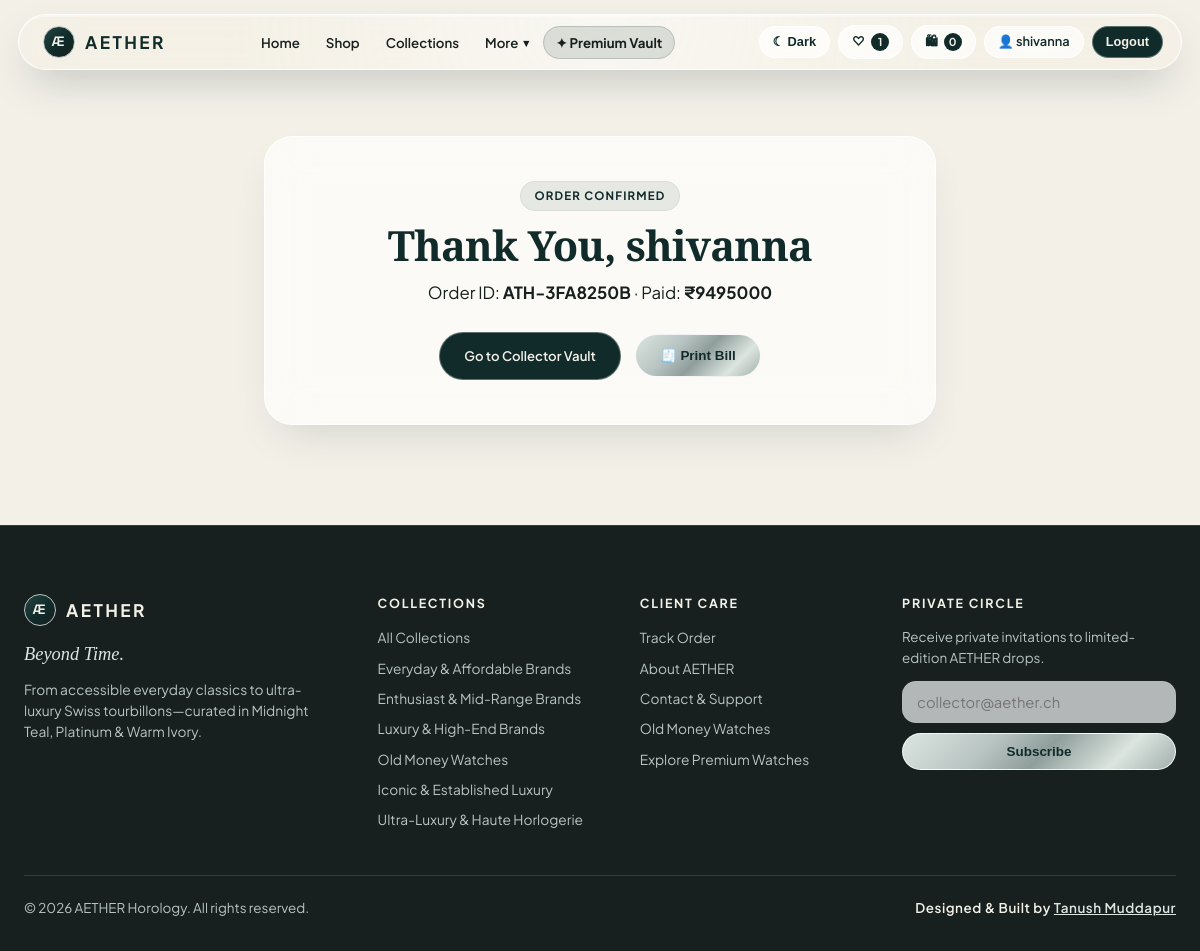
The page /orders/confirmation/ATH-3FA8250B/ (signed in) on the database its author committed.
### orders/models.py (models this page shows, shortened)
class Order(models.Model):
    STATUS_CHOICES = [
        ('Pending', 'Pending'),
        ('Confirmed', 'Confirmed'),
        ('Processing', 'Processing'),
        ('Shipped', 'Shipped'),
        ('Delivered', 'Delivered'),
        ('Cancelled', 'Cancelled'),
    ]
    PAYMENT_CHOICES = [
        ('SIMULATED_CARD', 'AETHER Vault Instant Card / UPI (Simulated)'),
        ('COD', 'Cash on Delivery (Concierge Handover)'),
    ]
    order_number = models.CharField(max_length=24, unique=True, editable=False)
    user = models.ForeignKey(User, on_delete=models.CASCADE, related_name='orders')
    full_name = models.CharField(max_length=150)
    email = models.EmailField()
    phone_number = models.CharField(max_length=25)
    delivery_address = models.TextField()
    city = models.CharField(max_length=100)
    state = models.CharField(max_length=100)
    postal_code = models.CharField(max_length=20)
    subtotal = models.DecimalField(max_digits=12, decimal_places=2)
    discount_amount = models.DecimalField(max_digits=12, decimal_places=2, default=Decimal('0.00'))
    offer_code = models.CharField(max_length=60, blank=True)
    offer_discount = models.DecimalField(max_digits=12, decimal_places=2, default=Decimal('0.00'))
    shipping_charge = models.DecimalField(max_digits=10, decimal_places=2, default=Decimal('0.00'))
    final_amount = models.DecimalField(max_digits=12, decimal_places=2)
    payment_method = models.CharField(max_length=30, choices=PAYMENT_CHOICES, default='SIMULATED_CARD')
    payment_status = models.CharField(max_length=50, default='Paid · AETHER Vault Settlement')
    status = models.CharField(max_length=25, choices=STATUS_CHOICES, default='Confirmed')
    created_at = models.DateTimeField(auto_now_add=True)
    class Meta:
        ordering = ['-created_at']

### store/models.py (models this page shows, shortened)
class Category(models.Model):
    name = models.CharField(max_length=120, unique=True)
    slug = models.SlugField(max_length=140, unique=True, blank=True)
    description = models.TextField(blank=True)
    image = models.ImageField(upload_to='collections/', blank=True, null=True)
    image_url = models.URLField(blank=True)
    display_order = models.PositiveIntegerField(default=0)
    class Meta:
        ordering = ['display_order', 'name']

### orders/views.py (the view)
# urls.py: path('confirmation/<str:order_number>/', views.order_confirmation, name='order_confirmation'),
@login_required
def order_confirmation(request, order_number):
    return render(request, 'orders/confirmation.html', {'order': get_object_or_404(Order, order_number=order_number, user=request.user)})

### orders/models.py (called while the page is built)
    @property
    def line_total(self):
        return self.unit_price * self.quantity

### store/context_processors.py (called while the page is built)
def global_nav_counts(request):
    cart_count = 0
    wishlist_count = 0
    wishlist_product_ids = []
    if request.user.is_authenticated:
        cart, _ = Cart.objects.get_or_create(user=request.user)
        wishlist, _ = Wishlist.objects.get_or_create(user=request.user)
        cart_count = cart.total_items
        wishlist_product_ids = list(wishlist.items.values_list('product_id', flat=True))
        wishlist_count = len(wishlist_product_ids)
    return {
        'nav_cart_count': cart_count,
        'nav_wishlist_count': wishlist_count,
        'wishlist_product_ids': wishlist_product_ids,
        'nav_collections': Category.objects.all(),
    }

### store/models.py (called while the page is built)
    @property
    def total_items(self):
        return sum(item.quantity for item in self.items.all())

### templates/orders/confirmation.html (shortened to what this page needs)
{% extends 'base.html' %}
{% block content %}
  <main style="padding: 80px 0 100px;">
    <div class="container" style="max-width:720px;">
      <div class="glass-card fade-scale in-view" style="padding:44px; text-align:center;">
        <span class="eyebrow-pill">ORDER CONFIRMED</span>
        <h1 style="font-size:2.6rem; margin-bottom:10px;">Thank You, {{ order.full_name }}</h1>
        <p style="margin:12px 0 26px; font-size:1.05rem;">
          Order ID: <strong>{{ order.order_number }}</strong> · Paid: <strong>₹{{ order.final_amount|floatformat:0 }}</strong>
        </p>
        <div style="display:flex; flex-wrap:wrap; gap:14px; justify-content:center; align-items:center;">
          <a href="{% url 'accounts:dashboard' %}" class="pill-primary-btn" style="padding:13px 24px;">
            Go to Collector Vault
          </a>
          <button type="button" onclick="openBillModal()" class="pill-metallic-btn" style="padding:13px 24px;">
            🧾 Print Bill
          </button>
        </div>
      </div>
    </div>
  </main>
{% endblock %}

### templates/base.html (shortened to what this page needs)
{% load static %}
<!DOCTYPE html>
<html lang="en">
<head>
  <link rel="stylesheet" href="{% static 'css/style.css' %}" />
</head>
<body class="{% block body_class %}{% endblock %}">
  <header class="liquid-nav-wrapper" id="liquid-nav-wrapper">
    <nav class="liquid-glass-nav" aria-label="Main Navigation">
      <a href="{% url 'store:home' %}" class="nav-brand">
        <span class="brand-emblem">Æ</span>
        <span>AETHER</span>
      </a>
      <ul class="nav-links" id="primary-nav-menu">
        <li><a href="{% url 'store:home' %}" class="{% if request.resolver_match.url_name == 'home' %}active{% endif %}">Home</a></li>
        <li><a href="{% url 'store:shop' %}?collection=all" class="{% if request.resolver_match.url_name == 'shop' %}active{% endif %}">Shop</a></li>
        <li><a href="{% url 'store:home' %}#collections">Collections</a></li>
        <li class="nav-dropdown" id="nav-more-dropdown">
          <button type="button" class="nav-dropdown-trigger {% if request.resolver_match.url_name in 'about,track_order,contact' %}active{% endif %}" onclick="toggleMoreMenu(event)">
            More <span style="font-size:0.7rem;">▾</span>
          </button>
        </li>
        {% if user.is_authenticated %}
          <li>
            <a href="{% url 'store:premium_watches' %}" class="premium-nav-pill {% if request.resolver_match.url_name == 'premium_watches' %}active{% endif %}">
              ✦ Premium Vault
            </a>
          </li>
        {% endif %}
      </ul>
      <div class="nav-actions">
        <button type="button" id="theme-toggle-btn" class="pill-badge-btn nav-compact-btn" title="Switch Light / Dark Mode">☾ Dark</button>
        {% if user.is_authenticated %}
          <a href="{% url 'store:wishlist' %}" class="pill-badge-btn nav-compact-btn" title="Wishlist">
            ♡ <span class="count-pill">{{ nav_wishlist_count }}</span>
          </a>
          <a href="{% url 'store:cart' %}" class="pill-badge-btn nav-compact-btn" title="Cart">
            🛍 <span class="count-pill">{{ nav_cart_count }}</span>
          </a>
          <a href="{% url 'accounts:dashboard' %}" class="pill-badge-btn nav-compact-btn" title="Account / Profile">
            👤 {{ user.first_name|default:user.username }}
          </a>
          <form method="post" action="{% url 'accounts:logout' %}" style="margin:0;">
            <button type="submit" class="pill-primary-btn nav-compact-btn">Logout</button>
          </form>
        {% else %}
          <a href="{% url 'accounts:login' %}" class="pill-badge-btn nav-compact-btn">Sign In</a>
          <a href="{% url 'accounts:register' %}" class="pill-primary-btn nav-compact-btn">Get Started</a>
        {% endif %}
      </div>
    </nav>
  </header>
  {% block content %}{% endblock %}
  <footer class="site-footer">
    <div class="container">
      <div class="footer-grid">
        <div>
          <a href="{% url 'store:home' %}" class="nav-brand" style="color:var(--warm-ivory); margin-bottom:14px;">
            <span class="brand-emblem">Æ</span>
            <span>AETHER</span>
          </a>
          <p style="font-family:var(--font-serif); font-style:italic; font-size:1.15rem; color:var(--mist-accent); margin-bottom:10px;">
            Beyond Time.
          </p>
          <p style="font-size:0.86rem; max-width:300px;">
            From accessible everyday classics to ultra-luxury Swiss tourbillons—curated in Midnight Teal, Platinum &amp; Warm Ivory.
          </p>
        </div>
        <div>
          <h4 style="color:var(--warm-ivory); font-size:0.78rem; letter-spacing:0.14em; text-transform:uppercase; margin-bottom:14px;">Collections</h4>
          <ul style="list-style:none; display:flex; flex-direction:column; gap:9px; font-size:0.86rem;">
            <li><a href="{% url 'store:shop' %}?collection=all">All Collections</a></li>
            {% for col in nav_collections %}
              <li><a href="{% url 'store:shop' %}?collection={{ col.slug }}">{{ col.name }}</a></li>
            {% endfor %}
          </ul>
        </div>
        <div>
          <h4 style="color:var(--warm-ivory); font-size:0.78rem; letter-spacing:0.14em; text-transform:uppercase; margin-bottom:14px;">Client Care</h4>
          <ul style="list-style:none; display:flex; flex-direction:column; gap:9px; font-size:0.86rem;">
            <li><a href="{% url 'orders:track_order' %}">Track Order</a></li>
            <li><a href="{% url 'store:about' %}">About AETHER</a></li>
            <li><a href="{% url 'store:contact' %}">Contact &amp; Support</a></li>
            <li><a href="{% url 'store:shop' %}?old_money=1">Old Money Watches</a></li>
            <li><a href="{% if user.is_authenticated %}{% url 'store:premium_watches' %}{% else %}{% url 'accounts:login' %}{% endif %}">Explore Premium Watches</a></li>
          </ul>
        </div>
        <div>
          <h4 style="color:var(--warm-ivory); font-size:0.78rem; letter-spacing:0.14em; text-transform:uppercase; margin-bottom:14px;">Private Circle</h4>
          <p style="font-size:0.84rem; margin-bottom:12px;">Receive private invitations to limited-edition AETHER drops.</p>
          <form method="post" action="{% url 'store:subscribe_newsletter' %}" style="display:flex; flex-direction:column; gap:10px;">
            <input type="email" name="email" class="aether-input" placeholder="collector@aether.ch" required />
            <button type="submit" class="pill-metallic-btn" style="width:100%;">Subscribe</button>
          </form>
        </div>
      </div>
      <div style="border-top:1px solid rgba(184,196,194,0.18); padding-top:22px; display:flex; flex-wrap:wrap; justify-content:space-between; align-items:center; gap:12px; font-size:0.84rem;">
        <span>© 2026 AETHER Horology. All rights reserved.</span>
        <span style="color:var(--warm-ivory); font-weight:600; letter-spacing:0.04em;">
          Designed &amp; Built by <span style="color:var(--mist-accent); text-decoration:underline;">Tanush Muddapur</span>
        </span>
      </div>
    </div>
  </footer>
</body>
</html>

### rows shown on the page
Order: full_name "shivanna", order_number "ATH-3FA8250B", final_amount "9495000"
Category: name "Everyday & Affordable Brands"
Category: name "Enthusiast & Mid-Range Brands"
Category: name "Luxury & High-End Brands"
Category: name "Old Money Watches"
Category: name "Iconic & Established Luxury"
Category: name "Ultra-Luxury & Haute Horlogerie"

### other values the page prints
{{ nav_wishlist_count }} "1"
{{ nav_cart_count }} "0"
{{ user.first_name|default:user.username }} "shivanna"
